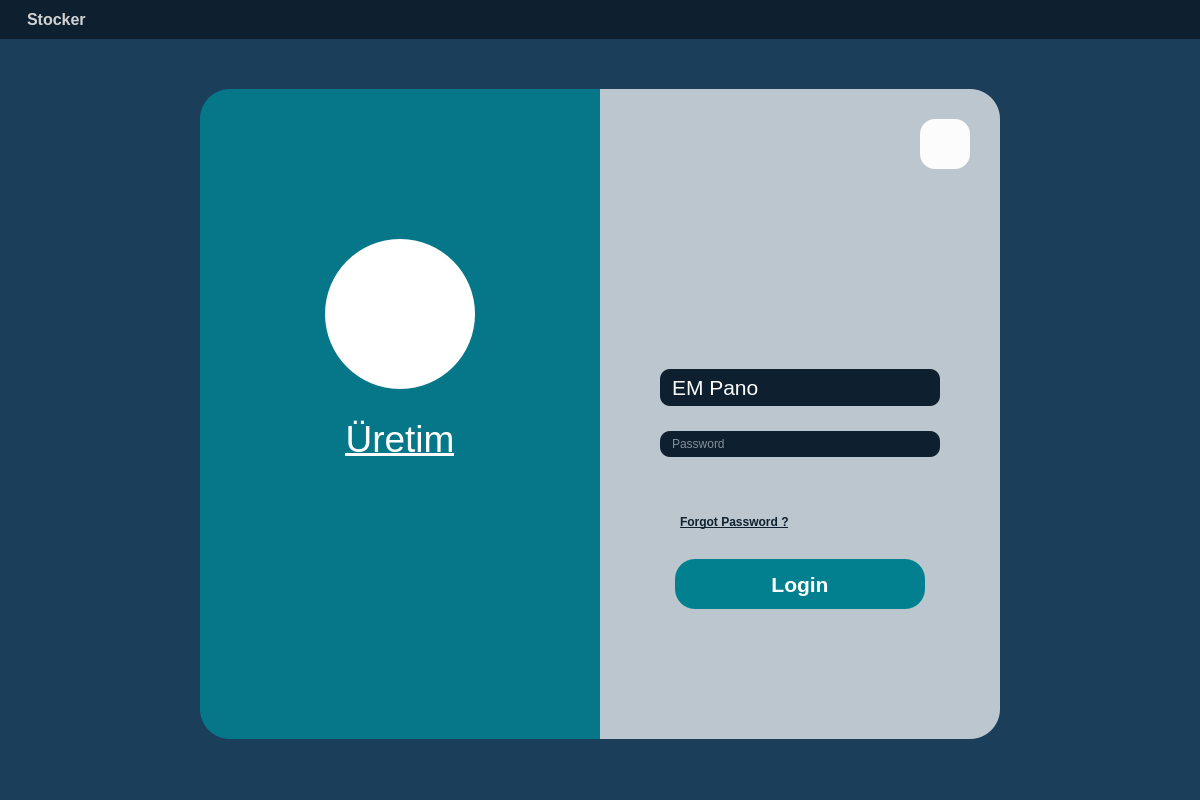
<?xml version="1.0" encoding="UTF-8"?>
<ui version="4.0">
 <class>MainWindow</class>
 <widget class="QMainWindow" name="MainWindow">
  <property name="geometry">
   <rect>
    <x>0</x>
    <y>0</y>
    <width>1200</width>
    <height>800</height>
   </rect>
  </property>
  <property name="windowTitle">
   <string>MainWindow</string>
  </property>
  <widget class="QWidget" name="centralwidget">
   <widget class="QFrame" name="Background">
    <property name="geometry">
     <rect>
      <x>0</x>
      <y>0</y>
      <width>1200</width>
      <height>800</height>
     </rect>
    </property>
    <property name="sizePolicy">
     <sizepolicy hsizetype="Fixed" vsizetype="Fixed">
      <horstretch>0</horstretch>
      <verstretch>0</verstretch>
     </sizepolicy>
    </property>
    <property name="minimumSize">
     <size>
      <width>1200</width>
      <height>800</height>
     </size>
    </property>
    <property name="styleSheet">
     <string notr="true">*{
background-color: rgb(27, 62, 90);
border:none;
}</string>
    </property>
    <property name="frameShape">
     <enum>QFrame::StyledPanel</enum>
    </property>
    <property name="frameShadow">
     <enum>QFrame::Raised</enum>
    </property>
    <layout class="QVBoxLayout" name="verticalLayout">
     <property name="spacing">
      <number>0</number>
     </property>
     <property name="leftMargin">
      <number>0</number>
     </property>
     <property name="topMargin">
      <number>0</number>
     </property>
     <property name="rightMargin">
      <number>0</number>
     </property>
     <property name="bottomMargin">
      <number>0</number>
     </property>
     <item>
      <widget class="QFrame" name="Header">
       <property name="styleSheet">
        <string notr="true">*{
background-color: rgb(14, 32, 47);
}

QPushButton:hover{

}</string>
       </property>
       <property name="frameShape">
        <enum>QFrame::StyledPanel</enum>
       </property>
       <property name="frameShadow">
        <enum>QFrame::Raised</enum>
       </property>
       <layout class="QHBoxLayout" name="horizontalLayout">
        <property name="spacing">
         <number>0</number>
        </property>
        <property name="leftMargin">
         <number>10</number>
        </property>
        <property name="topMargin">
         <number>10</number>
        </property>
        <property name="rightMargin">
         <number>10</number>
        </property>
        <property name="bottomMargin">
         <number>10</number>
        </property>
        <item alignment="Qt::AlignLeft|Qt::AlignTop">
         <widget class="QFrame" name="frame_Title">
          <property name="frameShape">
           <enum>QFrame::StyledPanel</enum>
          </property>
          <property name="frameShadow">
           <enum>QFrame::Raised</enum>
          </property>
          <layout class="QHBoxLayout" name="horizontalLayout_3">
           <property name="spacing">
            <number>10</number>
           </property>
           <property name="leftMargin">
            <number>0</number>
           </property>
           <property name="topMargin">
            <number>0</number>
           </property>
           <property name="rightMargin">
            <number>0</number>
           </property>
           <property name="bottomMargin">
            <number>0</number>
           </property>
           <item>
            <widget class="QLabel" name="label_Logo">
             <property name="maximumSize">
              <size>
               <width>20</width>
               <height>20</height>
              </size>
             </property>
             <property name="text">
              <string/>
             </property>
             <property name="pixmap">
              <pixmap resource="Icon.qrc">:/Windows/Icon/Logo.png</pixmap>
             </property>
             <property name="scaledContents">
              <bool>true</bool>
             </property>
            </widget>
           </item>
           <item>
            <widget class="QLabel" name="label_ProgramTitle">
             <property name="font">
              <font>
               <family>Tahoma</family>
               <pointsize>12</pointsize>
               <weight>75</weight>
               <bold>true</bold>
              </font>
             </property>
             <property name="styleSheet">
              <string notr="true">*{
color: rgb(210,210,210)
}</string>
             </property>
             <property name="text">
              <string>Stocker</string>
             </property>
             <property name="scaledContents">
              <bool>false</bool>
             </property>
             <property name="wordWrap">
              <bool>false</bool>
             </property>
            </widget>
           </item>
          </layout>
         </widget>
        </item>
        <item alignment="Qt::AlignRight|Qt::AlignTop">
         <widget class="QFrame" name="frame_WindowsButton">
          <property name="styleSheet">
           <string notr="true">QPushButton:Hover{
icon: 
}</string>
          </property>
          <property name="frameShape">
           <enum>QFrame::StyledPanel</enum>
          </property>
          <property name="frameShadow">
           <enum>QFrame::Raised</enum>
          </property>
          <layout class="QHBoxLayout" name="horizontalLayout_2">
           <property name="spacing">
            <number>5</number>
           </property>
           <property name="leftMargin">
            <number>0</number>
           </property>
           <property name="topMargin">
            <number>0</number>
           </property>
           <property name="rightMargin">
            <number>0</number>
           </property>
           <property name="bottomMargin">
            <number>0</number>
           </property>
           <item>
            <widget class="QPushButton" name="Btn_Minimize">
             <property name="text">
              <string/>
             </property>
             <property name="icon">
              <iconset resource="Icon.qrc">
               <normaloff>:/Windows/Icon/minimize.png</normaloff>:/Windows/Icon/minimize.png</iconset>
             </property>
             <property name="iconSize">
              <size>
               <width>20</width>
               <height>20</height>
              </size>
             </property>
            </widget>
           </item>
           <item>
            <widget class="QPushButton" name="Btn_Close">
             <property name="text">
              <string/>
             </property>
             <property name="icon">
              <iconset resource="Icon.qrc">
               <normaloff>:/Windows/Icon/close.png</normaloff>:/Windows/Icon/close.png</iconset>
             </property>
             <property name="iconSize">
              <size>
               <width>20</width>
               <height>20</height>
              </size>
             </property>
            </widget>
           </item>
          </layout>
         </widget>
        </item>
       </layout>
      </widget>
     </item>
     <item>
      <widget class="QFrame" name="Main">
       <property name="sizePolicy">
        <sizepolicy hsizetype="Preferred" vsizetype="Expanding">
         <horstretch>0</horstretch>
         <verstretch>0</verstretch>
        </sizepolicy>
       </property>
       <property name="styleSheet">
        <string notr="true"/>
       </property>
       <property name="frameShape">
        <enum>QFrame::StyledPanel</enum>
       </property>
       <property name="frameShadow">
        <enum>QFrame::Raised</enum>
       </property>
       <widget class="QLabel" name="label_Background">
        <property name="geometry">
         <rect>
          <x>0</x>
          <y>0</y>
          <width>1200</width>
          <height>760</height>
         </rect>
        </property>
        <property name="frameShadow">
         <enum>QFrame::Sunken</enum>
        </property>
        <property name="text">
         <string/>
        </property>
        <property name="pixmap">
         <pixmap resource="Icon.qrc">:/Background/Icon/Login_Bg.png</pixmap>
        </property>
        <property name="scaledContents">
         <bool>true</bool>
        </property>
       </widget>
       <widget class="QStackedWidget" name="stackedWidget">
        <property name="geometry">
         <rect>
          <x>200</x>
          <y>50</y>
          <width>800</width>
          <height>650</height>
         </rect>
        </property>
        <property name="sizePolicy">
         <sizepolicy hsizetype="Fixed" vsizetype="Fixed">
          <horstretch>0</horstretch>
          <verstretch>0</verstretch>
         </sizepolicy>
        </property>
        <property name="minimumSize">
         <size>
          <width>800</width>
          <height>650</height>
         </size>
        </property>
        <property name="styleSheet">
         <string notr="true">border-radius:30px;
background-color:rgba(0, 0, 0, 0); </string>
        </property>
        <property name="currentIndex">
         <number>1</number>
        </property>
        <widget class="QWidget" name="page_Login">
         <property name="styleSheet">
          <string notr="true"/>
         </property>
         <layout class="QHBoxLayout" name="horizontalLayout_4">
          <property name="spacing">
           <number>0</number>
          </property>
          <property name="leftMargin">
           <number>0</number>
          </property>
          <property name="topMargin">
           <number>0</number>
          </property>
          <property name="rightMargin">
           <number>0</number>
          </property>
          <property name="bottomMargin">
           <number>0</number>
          </property>
          <item>
           <widget class="QFrame" name="frame_Uretim">
            <property name="styleSheet">
             <string notr="true">border-top-right-radius: 0px;
border-bottom-right-radius: 0px;
background-color:rgba(2, 128, 144, 220); </string>
            </property>
            <property name="frameShape">
             <enum>QFrame::StyledPanel</enum>
            </property>
            <property name="frameShadow">
             <enum>QFrame::Raised</enum>
            </property>
            <widget class="QLabel" name="label_photoUretim">
             <property name="geometry">
              <rect>
               <x>125</x>
               <y>150</y>
               <width>150</width>
               <height>150</height>
              </rect>
             </property>
             <property name="sizePolicy">
              <sizepolicy hsizetype="Fixed" vsizetype="Fixed">
               <horstretch>0</horstretch>
               <verstretch>0</verstretch>
              </sizepolicy>
             </property>
             <property name="minimumSize">
              <size>
               <width>150</width>
               <height>150</height>
              </size>
             </property>
             <property name="styleSheet">
              <string notr="true">background-color:rgba(255,255,255,255);
border-radius: 75px;
</string>
             </property>
             <property name="frameShape">
              <enum>QFrame::NoFrame</enum>
             </property>
             <property name="frameShadow">
              <enum>QFrame::Plain</enum>
             </property>
             <property name="lineWidth">
              <number>1</number>
             </property>
             <property name="midLineWidth">
              <number>0</number>
             </property>
             <property name="text">
              <string/>
             </property>
             <property name="pixmap">
              <pixmap resource="Icon.qrc">:/Menu/Icon/Elektrik.png</pixmap>
             </property>
             <property name="scaledContents">
              <bool>true</bool>
             </property>
             <property name="margin">
              <number>20</number>
             </property>
            </widget>
            <widget class="QLabel" name="label_NameUretim">
             <property name="geometry">
              <rect>
               <x>125</x>
               <y>325</y>
               <width>150</width>
               <height>50</height>
              </rect>
             </property>
             <property name="sizePolicy">
              <sizepolicy hsizetype="Fixed" vsizetype="Fixed">
               <horstretch>0</horstretch>
               <verstretch>0</verstretch>
              </sizepolicy>
             </property>
             <property name="minimumSize">
              <size>
               <width>150</width>
               <height>50</height>
              </size>
             </property>
             <property name="font">
              <font>
               <family>Tahoma</family>
               <pointsize>28</pointsize>
               <underline>true</underline>
              </font>
             </property>
             <property name="styleSheet">
              <string notr="true">background-color:rgba(0,0,0,0);
color:rgb(255,255,255)</string>
             </property>
             <property name="frameShape">
              <enum>QFrame::NoFrame</enum>
             </property>
             <property name="text">
              <string>Üretim</string>
             </property>
             <property name="alignment">
              <set>Qt::AlignCenter</set>
             </property>
            </widget>
           </widget>
          </item>
          <item>
           <widget class="QFrame" name="frame_Depo">
            <property name="styleSheet">
             <string notr="true">border-top-left-radius: 0px;
border-bottom-left-radius: 0px;
background-color:rgba(255, 255, 255, 180); </string>
            </property>
            <property name="frameShape">
             <enum>QFrame::StyledPanel</enum>
            </property>
            <property name="frameShadow">
             <enum>QFrame::Raised</enum>
            </property>
            <widget class="QLabel" name="label_NameDepo">
             <property name="geometry">
              <rect>
               <x>125</x>
               <y>325</y>
               <width>150</width>
               <height>50</height>
              </rect>
             </property>
             <property name="sizePolicy">
              <sizepolicy hsizetype="Fixed" vsizetype="Fixed">
               <horstretch>0</horstretch>
               <verstretch>0</verstretch>
              </sizepolicy>
             </property>
             <property name="minimumSize">
              <size>
               <width>150</width>
               <height>50</height>
              </size>
             </property>
             <property name="font">
              <font>
               <family>Tahoma</family>
               <pointsize>28</pointsize>
               <underline>true</underline>
              </font>
             </property>
             <property name="styleSheet">
              <string notr="true">background-color:rgba(0,0,0,0);
</string>
             </property>
             <property name="text">
              <string>Depo</string>
             </property>
             <property name="alignment">
              <set>Qt::AlignCenter</set>
             </property>
            </widget>
            <widget class="QLabel" name="label_PhotoDepo">
             <property name="geometry">
              <rect>
               <x>125</x>
               <y>150</y>
               <width>150</width>
               <height>150</height>
              </rect>
             </property>
             <property name="sizePolicy">
              <sizepolicy hsizetype="Fixed" vsizetype="Fixed">
               <horstretch>0</horstretch>
               <verstretch>0</verstretch>
              </sizepolicy>
             </property>
             <property name="minimumSize">
              <size>
               <width>150</width>
               <height>150</height>
              </size>
             </property>
             <property name="styleSheet">
              <string notr="true">background-color:rgba(255,255,255,255);
border-radius: 75px;
</string>
             </property>
             <property name="text">
              <string/>
             </property>
             <property name="pixmap">
              <pixmap resource="Icon.qrc">:/Menu/Icon/Depo.png</pixmap>
             </property>
             <property name="scaledContents">
              <bool>true</bool>
             </property>
             <property name="margin">
              <number>30</number>
             </property>
            </widget>
           </widget>
          </item>
         </layout>
        </widget>
        <widget class="QWidget" name="page_Uretim">
         <widget class="QFrame" name="frame_UretimGiris">
          <property name="geometry">
           <rect>
            <x>400</x>
            <y>0</y>
            <width>400</width>
            <height>650</height>
           </rect>
          </property>
          <property name="styleSheet">
           <string notr="true">border-top-left-radius: 0px;
border-bottom-left-radius: 0px;
background-color:rgba(255, 255, 255, 180); </string>
          </property>
          <property name="frameShape">
           <enum>QFrame::StyledPanel</enum>
          </property>
          <property name="frameShadow">
           <enum>QFrame::Raised</enum>
          </property>
          <widget class="QFrame" name="verticalFrame">
           <property name="geometry">
            <rect>
             <x>50</x>
             <y>250</y>
             <width>300</width>
             <height>150</height>
            </rect>
           </property>
           <property name="styleSheet">
            <string notr="true">background-color:rgba(0,0,0,0);</string>
           </property>
           <layout class="QVBoxLayout" name="verticalLayout_2">
            <property name="spacing">
             <number>5</number>
            </property>
            <property name="leftMargin">
             <number>10</number>
            </property>
            <property name="topMargin">
             <number>10</number>
            </property>
            <property name="rightMargin">
             <number>10</number>
            </property>
            <property name="bottomMargin">
             <number>10</number>
            </property>
            <item>
             <widget class="QLineEdit" name="lineEdit_UsernameUretim">
              <property name="font">
               <font>
                <family>Tahoma</family>
                <pointsize>16</pointsize>
               </font>
              </property>
              <property name="styleSheet">
               <string notr="true">border-radius: 10px;
font: 16pt &quot;Tahoma&quot;;
background-color: rgba(14, 32, 47, 255);
color:rgb(252, 252, 252);
padding: 5px, 5px 10px, 10px;</string>
              </property>
              <property name="text">
               <string>EM Pano</string>
              </property>
              <property name="maxLength">
               <number>10</number>
              </property>
              <property name="cursorPosition">
               <number>7</number>
              </property>
              <property name="readOnly">
               <bool>true</bool>
              </property>
              <property name="placeholderText">
               <string/>
              </property>
             </widget>
            </item>
            <item>
             <widget class="QLineEdit" name="lineEdit_PasswordUretim">
              <property name="styleSheet">
               <string notr="true">border-radius: 10px;
font: 16pt &quot;Tahoma&quot;;
background-color: rgba(14, 32, 47, 255);
color:rgb(252, 252, 252);
padding: 5px, 5px 10px, 10px;</string>
              </property>
              <property name="maxLength">
               <number>20</number>
              </property>
              <property name="echoMode">
               <enum>QLineEdit::Password</enum>
              </property>
              <property name="placeholderText">
               <string>Password</string>
              </property>
             </widget>
            </item>
           </layout>
          </widget>
          <widget class="QPushButton" name="pushButton_LoginUretim">
           <property name="geometry">
            <rect>
             <x>75</x>
             <y>470</y>
             <width>250</width>
             <height>50</height>
            </rect>
           </property>
           <property name="sizePolicy">
            <sizepolicy hsizetype="Fixed" vsizetype="Fixed">
             <horstretch>0</horstretch>
             <verstretch>0</verstretch>
            </sizepolicy>
           </property>
           <property name="minimumSize">
            <size>
             <width>250</width>
             <height>50</height>
            </size>
           </property>
           <property name="font">
            <font>
             <family>Tahoma</family>
             <pointsize>16</pointsize>
             <weight>75</weight>
             <italic>false</italic>
             <bold>true</bold>
            </font>
           </property>
           <property name="styleSheet">
            <string notr="true">border-radius: 20px;
background-color:rgba(2, 128, 144, 255); 
color: white;</string>
           </property>
           <property name="text">
            <string>Login</string>
           </property>
          </widget>
          <widget class="QLabel" name="label_ForgotPassword">
           <property name="geometry">
            <rect>
             <x>80</x>
             <y>425</y>
             <width>151</width>
             <height>16</height>
            </rect>
           </property>
           <property name="sizePolicy">
            <sizepolicy hsizetype="Fixed" vsizetype="Fixed">
             <horstretch>0</horstretch>
             <verstretch>0</verstretch>
            </sizepolicy>
           </property>
           <property name="font">
            <font>
             <family>Tahoma</family>
             <pointsize>9</pointsize>
             <weight>75</weight>
             <bold>true</bold>
             <underline>true</underline>
            </font>
           </property>
           <property name="styleSheet">
            <string notr="true">background-color:rgba(2, 128, 144, 0); 
color: rgba(14, 32, 47, 255)</string>
           </property>
           <property name="text">
            <string>Forgot Password ?</string>
           </property>
          </widget>
          <widget class="QPushButton" name="pushButton_BackUretim">
           <property name="geometry">
            <rect>
             <x>320</x>
             <y>30</y>
             <width>50</width>
             <height>50</height>
            </rect>
           </property>
           <property name="whatsThis">
            <string/>
           </property>
           <property name="styleSheet">
            <string notr="true">background-color: rgba(252,252,252,255);
border-radius: 15px;</string>
           </property>
           <property name="text">
            <string/>
           </property>
           <property name="icon">
            <iconset resource="Icon.qrc">
             <normaloff>:/Menu/Icon/Arrow.png</normaloff>:/Menu/Icon/Arrow.png</iconset>
           </property>
           <property name="iconSize">
            <size>
             <width>30</width>
             <height>30</height>
            </size>
           </property>
          </widget>
         </widget>
         <widget class="QFrame" name="frame_UretimGiris_2">
          <property name="geometry">
           <rect>
            <x>0</x>
            <y>0</y>
            <width>400</width>
            <height>650</height>
           </rect>
          </property>
          <property name="styleSheet">
           <string notr="true">border-top-right-radius: 0px;
border-bottom-right-radius: 0px;
background-color:rgba(2, 128, 144, 220); </string>
          </property>
          <property name="frameShape">
           <enum>QFrame::StyledPanel</enum>
          </property>
          <property name="frameShadow">
           <enum>QFrame::Raised</enum>
          </property>
          <widget class="QLabel" name="label_PhotoUretim_2">
           <property name="geometry">
            <rect>
             <x>125</x>
             <y>150</y>
             <width>150</width>
             <height>150</height>
            </rect>
           </property>
           <property name="sizePolicy">
            <sizepolicy hsizetype="Fixed" vsizetype="Fixed">
             <horstretch>0</horstretch>
             <verstretch>0</verstretch>
            </sizepolicy>
           </property>
           <property name="minimumSize">
            <size>
             <width>150</width>
             <height>150</height>
            </size>
           </property>
           <property name="styleSheet">
            <string notr="true">background-color:rgba(255,255,255,255);
border-radius: 75px;
</string>
           </property>
           <property name="text">
            <string/>
           </property>
           <property name="pixmap">
            <pixmap resource="Icon.qrc">:/Menu/Icon/Elektrik.png</pixmap>
           </property>
           <property name="scaledContents">
            <bool>true</bool>
           </property>
           <property name="margin">
            <number>20</number>
           </property>
          </widget>
          <widget class="QLabel" name="label_NameUretim_2">
           <property name="geometry">
            <rect>
             <x>125</x>
             <y>325</y>
             <width>150</width>
             <height>50</height>
            </rect>
           </property>
           <property name="sizePolicy">
            <sizepolicy hsizetype="Fixed" vsizetype="Fixed">
             <horstretch>0</horstretch>
             <verstretch>0</verstretch>
            </sizepolicy>
           </property>
           <property name="minimumSize">
            <size>
             <width>150</width>
             <height>50</height>
            </size>
           </property>
           <property name="font">
            <font>
             <family>Tahoma</family>
             <pointsize>28</pointsize>
             <underline>true</underline>
            </font>
           </property>
           <property name="styleSheet">
            <string notr="true">background-color:rgba(0,0,0,0);
color:rgb(255,255,255)</string>
           </property>
           <property name="text">
            <string>Üretim</string>
           </property>
           <property name="alignment">
            <set>Qt::AlignCenter</set>
           </property>
          </widget>
         </widget>
        </widget>
        <widget class="QWidget" name="page_Depo">
         <widget class="QFrame" name="frame_DepoGiris_2">
          <property name="geometry">
           <rect>
            <x>0</x>
            <y>0</y>
            <width>400</width>
            <height>650</height>
           </rect>
          </property>
          <property name="styleSheet">
           <string notr="true">border-top-right-radius: 0px;
border-bottom-right-radius: 0px;
background-color:rgba(2, 128, 144, 220); </string>
          </property>
          <property name="frameShape">
           <enum>QFrame::StyledPanel</enum>
          </property>
          <property name="frameShadow">
           <enum>QFrame::Raised</enum>
          </property>
          <widget class="QFrame" name="verticalFrame_2">
           <property name="geometry">
            <rect>
             <x>50</x>
             <y>250</y>
             <width>300</width>
             <height>150</height>
            </rect>
           </property>
           <property name="styleSheet">
            <string notr="true">background-color:rgba(0,0,0,0);</string>
           </property>
           <layout class="QVBoxLayout" name="verticalLayout_3">
            <property name="spacing">
             <number>5</number>
            </property>
            <property name="leftMargin">
             <number>10</number>
            </property>
            <property name="topMargin">
             <number>10</number>
            </property>
            <property name="rightMargin">
             <number>10</number>
            </property>
            <property name="bottomMargin">
             <number>10</number>
            </property>
            <item>
             <widget class="QLineEdit" name="lineEdit_UsernameDepo">
              <property name="font">
               <font>
                <family>Tahoma</family>
                <pointsize>16</pointsize>
               </font>
              </property>
              <property name="styleSheet">
               <string notr="true">border-radius: 10px;
font: 16pt &quot;Tahoma&quot;;
background-color: rgba(252,252,252, 255);
color:rgb(14, 32, 47);
padding: 5px, 5px 10px, 10px;</string>
              </property>
              <property name="text">
               <string>EM Depo</string>
              </property>
              <property name="maxLength">
               <number>10</number>
              </property>
              <property name="cursorPosition">
               <number>7</number>
              </property>
              <property name="readOnly">
               <bool>true</bool>
              </property>
              <property name="placeholderText">
               <string/>
              </property>
             </widget>
            </item>
            <item>
             <widget class="QLineEdit" name="lineEdit_PasswordDepo">
              <property name="styleSheet">
               <string notr="true">border-radius: 10px;
font: 16pt &quot;Tahoma&quot;;
background-color: rgba(252,252,252, 255);
color:rgb(14, 32, 47);
padding: 5px, 5px 10px, 10px;</string>
              </property>
              <property name="maxLength">
               <number>20</number>
              </property>
              <property name="echoMode">
               <enum>QLineEdit::Password</enum>
              </property>
              <property name="placeholderText">
               <string>Password</string>
              </property>
             </widget>
            </item>
           </layout>
          </widget>
          <widget class="QPushButton" name="pushButton_LoginDepo">
           <property name="geometry">
            <rect>
             <x>75</x>
             <y>470</y>
             <width>250</width>
             <height>50</height>
            </rect>
           </property>
           <property name="sizePolicy">
            <sizepolicy hsizetype="Fixed" vsizetype="Fixed">
             <horstretch>0</horstretch>
             <verstretch>0</verstretch>
            </sizepolicy>
           </property>
           <property name="minimumSize">
            <size>
             <width>250</width>
             <height>50</height>
            </size>
           </property>
           <property name="font">
            <font>
             <family>Tahoma</family>
             <pointsize>16</pointsize>
             <weight>75</weight>
             <bold>true</bold>
            </font>
           </property>
           <property name="styleSheet">
            <string notr="true">border-radius: 20px;
background-color:rgba(252, 252, 252, 255); 
color: rgba(2, 128, 144, 255); </string>
           </property>
           <property name="text">
            <string>Login</string>
           </property>
          </widget>
          <widget class="QLabel" name="label_ForgotPassword_2">
           <property name="geometry">
            <rect>
             <x>80</x>
             <y>425</y>
             <width>151</width>
             <height>16</height>
            </rect>
           </property>
           <property name="sizePolicy">
            <sizepolicy hsizetype="Fixed" vsizetype="Fixed">
             <horstretch>0</horstretch>
             <verstretch>0</verstretch>
            </sizepolicy>
           </property>
           <property name="font">
            <font>
             <family>Tahoma</family>
             <pointsize>9</pointsize>
             <weight>75</weight>
             <bold>true</bold>
             <underline>true</underline>
            </font>
           </property>
           <property name="styleSheet">
            <string notr="true">background-color:rgba(2, 128, 144, 0); 
color: rgba(14, 32, 47, 255)</string>
           </property>
           <property name="text">
            <string>Forgot Password ?</string>
           </property>
          </widget>
          <widget class="QPushButton" name="pushButton_BackDepo">
           <property name="geometry">
            <rect>
             <x>30</x>
             <y>30</y>
             <width>50</width>
             <height>50</height>
            </rect>
           </property>
           <property name="styleSheet">
            <string notr="true">background-color: rgba(252,252,252,255);
border-radius: 15px;</string>
           </property>
           <property name="text">
            <string/>
           </property>
           <property name="icon">
            <iconset resource="Icon.qrc">
             <normaloff>:/Menu/Icon/Arrow.png</normaloff>:/Menu/Icon/Arrow.png</iconset>
           </property>
           <property name="iconSize">
            <size>
             <width>30</width>
             <height>30</height>
            </size>
           </property>
          </widget>
         </widget>
         <widget class="QFrame" name="frame_DepoGiris">
          <property name="geometry">
           <rect>
            <x>400</x>
            <y>0</y>
            <width>400</width>
            <height>650</height>
           </rect>
          </property>
          <property name="styleSheet">
           <string notr="true">border-top-left-radius: 0px;
border-bottom-left-radius: 0px;
background-color:rgba(255, 255, 255, 180); </string>
          </property>
          <property name="frameShape">
           <enum>QFrame::StyledPanel</enum>
          </property>
          <property name="frameShadow">
           <enum>QFrame::Raised</enum>
          </property>
          <widget class="QLabel" name="label_NameDepo_2">
           <property name="geometry">
            <rect>
             <x>125</x>
             <y>325</y>
             <width>150</width>
             <height>50</height>
            </rect>
           </property>
           <property name="sizePolicy">
            <sizepolicy hsizetype="Fixed" vsizetype="Fixed">
             <horstretch>0</horstretch>
             <verstretch>0</verstretch>
            </sizepolicy>
           </property>
           <property name="minimumSize">
            <size>
             <width>150</width>
             <height>50</height>
            </size>
           </property>
           <property name="font">
            <font>
             <family>Tahoma</family>
             <pointsize>28</pointsize>
             <underline>true</underline>
            </font>
           </property>
           <property name="styleSheet">
            <string notr="true">background-color:rgba(0,0,0,0);
</string>
           </property>
           <property name="text">
            <string>Depo</string>
           </property>
           <property name="alignment">
            <set>Qt::AlignCenter</set>
           </property>
          </widget>
          <widget class="QLabel" name="label_PhotoDepo_2">
           <property name="geometry">
            <rect>
             <x>125</x>
             <y>150</y>
             <width>150</width>
             <height>150</height>
            </rect>
           </property>
           <property name="sizePolicy">
            <sizepolicy hsizetype="Fixed" vsizetype="Fixed">
             <horstretch>0</horstretch>
             <verstretch>0</verstretch>
            </sizepolicy>
           </property>
           <property name="minimumSize">
            <size>
             <width>150</width>
             <height>150</height>
            </size>
           </property>
           <property name="styleSheet">
            <string notr="true">background-color:rgba(255,255,255,255);
border-radius: 75px;
</string>
           </property>
           <property name="text">
            <string/>
           </property>
           <property name="pixmap">
            <pixmap resource="Icon.qrc">:/Menu/Icon/Depo.png</pixmap>
           </property>
           <property name="scaledContents">
            <bool>true</bool>
           </property>
           <property name="margin">
            <number>30</number>
           </property>
          </widget>
         </widget>
        </widget>
       </widget>
      </widget>
     </item>
    </layout>
   </widget>
  </widget>
 </widget>
 <resources>
  <include location="Icon.qrc"/>
 </resources>
 <connections>
  <connection>
   <sender>Btn_Close</sender>
   <signal>clicked()</signal>
   <receiver>MainWindow</receiver>
   <slot>close()</slot>
   <hints>
    <hint type="sourcelabel">
     <x>1177</x>
     <y>19</y>
    </hint>
    <hint type="destinationlabel">
     <x>599</x>
     <y>399</y>
    </hint>
   </hints>
  </connection>
  <connection>
   <sender>Btn_Minimize</sender>
   <signal>clicked()</signal>
   <receiver>MainWindow</receiver>
   <slot>showMinimized()</slot>
   <hints>
    <hint type="sourcelabel">
     <x>1148</x>
     <y>19</y>
    </hint>
    <hint type="destinationlabel">
     <x>599</x>
     <y>399</y>
    </hint>
   </hints>
  </connection>
 </connections>
</ui>
